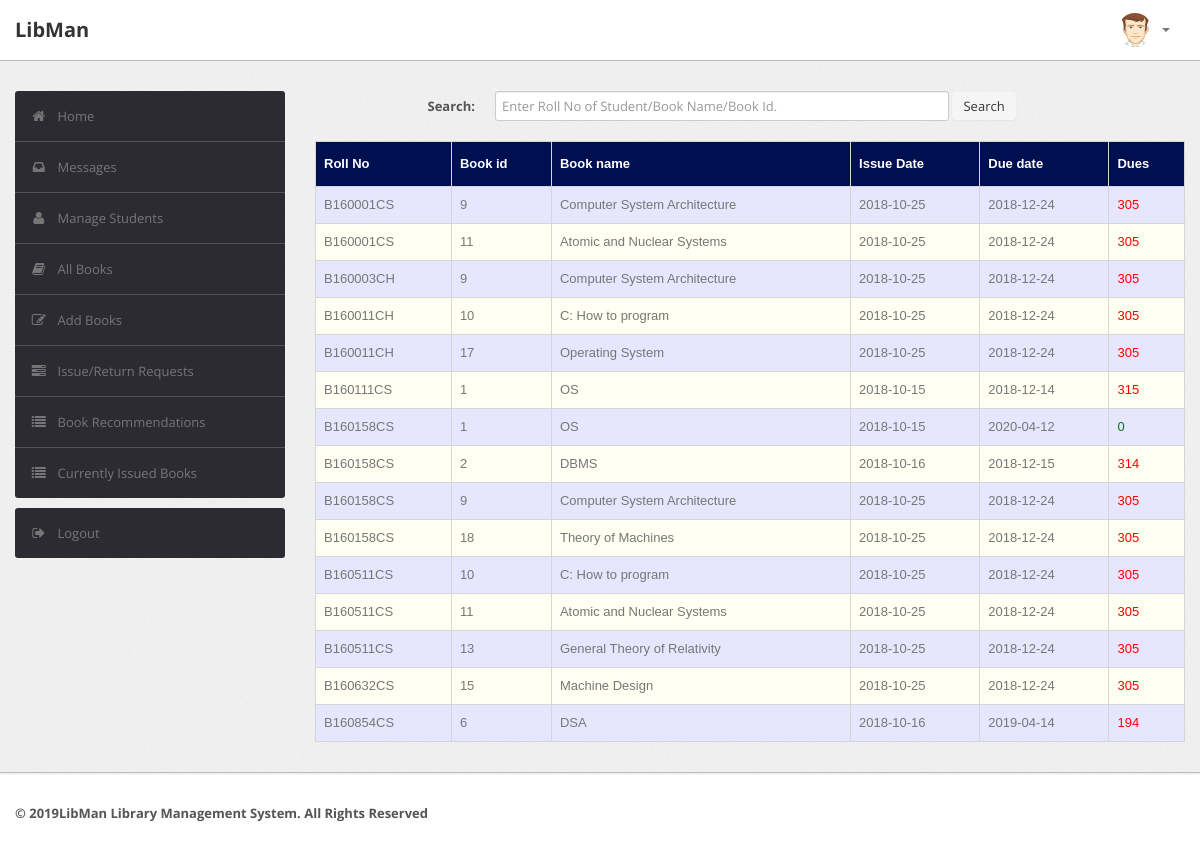
The app's page /admin/current.php (signed in) with its own data.
### tables this page shows
CREATE TABLE `record` (
  `RollNo` varchar(50) NOT NULL,
  `BookId` int(10) NOT NULL,
  `Date_of_Issue` date DEFAULT NULL,
  `Due_Date` date DEFAULT NULL,
  `Date_of_Return` date DEFAULT NULL,
  `Dues` int(10) DEFAULT NULL,
  `Renewals_left` int(10) DEFAULT NULL,
  `Time` time DEFAULT NULL,
  PRIMARY KEY (`RollNo`,`BookId`),
  KEY `BookId` (`BookId`),
  CONSTRAINT `record_ibfk_1` FOREIGN KEY (`RollNo`) REFERENCES `user` (`RollNo`),
  CONSTRAINT `record_ibfk_2` FOREIGN KEY (`BookId`) REFERENCES `book` (`BookId`)
);

CREATE TABLE `book` (
  `BookId` int(10) NOT NULL,
  `Title` varchar(50) DEFAULT NULL,
  `Publisher` varchar(50) DEFAULT NULL,
  `Year` varchar(50) DEFAULT NULL,
  `Availability` int(5) DEFAULT NULL
);

### admin/current.php (the view, shortened to what this page needs)
<?php
require('dbconn.php');
?>
<?php
if ($_SESSION['RollNo']) {
    ?>
<!DOCTYPE html>
<html lang="en">
    <head>
        <link type="text/css" href="bootstrap/css/bootstrap.min.css" rel="stylesheet">
        <link type="text/css" href="bootstrap/css/bootstrap-responsive.min.css" rel="stylesheet">
        <link type="text/css" href="css/theme.css" rel="stylesheet">
        <link type="text/css" href="images/icons/css/font-awesome.css" rel="stylesheet">
    </head>
    <body>
        <div class="navbar navbar-fixed-top">
            <div class="navbar-inner">
                <div class="container">
                        <a class="brand" href="index.php">LibMan </a>
                    <div class="nav-collapse collapse navbar-inverse-collapse">
                        <ul class="nav pull-right">
                            <li class="nav-user dropdown"><a href="#" class="dropdown-toggle" data-toggle="dropdown">
                                <img src="images/user.png" class="nav-avatar" />
                                <b class="caret"></b></a>
                            </li>
                        </ul>
                    </div>
                </div>
            </div>
        </div>
        <div class="wrapper">
            <div class="container">
                <div class="row">
                    <div class="span3">
                        <div class="sidebar">
                            <ul class="widget widget-menu unstyled">
                                <li class="active"><a href="index.php"><i class="menu-icon icon-home"></i>Home
                                </a></li>
                                 <li><a href="message.php"><i class="menu-icon icon-inbox"></i>Messages</a>
                                </li>
                                <li><a href="student.php"><i class="menu-icon icon-user"></i>Manage Students </a>
                                </li>
                                <li><a href="book.php"><i class="menu-icon icon-book"></i>All Books </a></li>
                                <li><a href="addbook.php"><i class="menu-icon icon-edit"></i>Add Books </a></li>
                                <li><a href="requests.php"><i class="menu-icon icon-tasks"></i>Issue/Return Requests </a></li>
                                <li><a href="recommendations.php"><i class="menu-icon icon-list"></i>Book Recommendations </a></li>
                                <li><a href="current.php"><i class="menu-icon icon-list"></i>Currently Issued Books </a></li>
                            </ul>
                            <ul class="widget widget-menu unstyled">
                                <li><a href="logout.php"><i class="menu-icon icon-signout"></i>Logout </a></li>
                            </ul>
                        </div>
                    </div>
                    <div class="span9">
                        <form class="form-horizontal row-fluid" action="current.php" method="post">
                                        <div class="control-group">
                                            <label class="control-label" for="Search"><b>Search:</b></label>
                                            <div class="controls">
                                                <input type="text" id="title" name="title" placeholder="Enter Roll No of Student/Book Name/Book Id." class="span8" required>
                                                <button type="submit" name="submit"class="btn">Search</button>
                                            </div>
                                        </div>
                                    </form>
                                    <br>
                                    <?php
                                    if(isset($_POST['submit']))
                                        {$s=$_POST['title'];
                                            $sql="select record.BookId,RollNo,Title,Due_Date,Date_of_Issue,datediff(curdate(),Due_Date) as x from LMS.record,LMS.book where (Date_of_Issue is NOT NULL and Date_of_Return is NULL and book.Bookid = record.BookId) and (RollNo='$s' or record.BookId='$s' or Title like '%$s%')";
                                        }
                                    else
                                        $sql="select record.BookId,RollNo,Title,Due_Date,Date_of_Issue,datediff(curdate(),Due_Date) as x from LMS.record,LMS.book where Date_of_Issue is NOT NULL and Date_of_Return is NULL and book.Bookid = record.BookId";
                                    $result=$conn->query($sql);
                                    $rowcount=mysqli_num_rows($result);
                                    if(!($rowcount))
                                        echo "<br><center><h2><b><i>No Results</i></b></h2></center>";
                                    else
                                    {
                                    ?>
                        <table class="table" id = "tables">
                                  <thead>
                                    <tr>
                                      <th>Roll No</th>
                                      <th>Book id</th>
                                      <th>Book name</th>
                                      <th>Issue Date</th>
                                      <th>Due date</th>
                                      <th>Dues</th>
                                    </tr>
                                  </thead>
                                  <tbody>
                                <?php
                            while($row=$result->fetch_assoc())
                            {
                                $rollno=$row['RollNo'];
                                $bookid=$row['BookId'];
                                $name=$row['Title'];
                                $issuedate=$row['Date_of_Issue'];
                                $duedate=$row['Due_Date'];
                                $dues=$row['x'];
                            ?>
                                    <tr>
                                      <td><?php echo strtoupper($rollno) ?></td>
                                      <td><?php echo $bookid ?></td>
                                      <td><?php echo $name ?></td>
                                      <td><?php echo $issuedate ?></td>
                                      <td><?php echo $duedate ?></td>
                                      <td><?php if($dues > 0)
                                                  echo "<font color='red'>".$dues."</font>";
                                                else
                                                  echo "<font color='green'>0</font>";
                                              ?>
                                    </tr>
                            <?php }} ?>
                                    </tbody>
                                </table>
                    </div>
                </div>
            </div>
        </div>
<div class="footer">
            <div class="container">
                <b class="copyright">&copy; 2019LibMan Library Management System. All Rights Reserved
            </div>
        </div>
    </body>
</html>
<?php }
else {
    echo "<script type='text/javascript'>alert('Access Denied!!!')</script>";
} ?>

### admin/css/theme.css (style rules this page uses)
#tables { font-family: "Trebuchet MS", Arial, Helvetica, sans-serif; border-collapse: collapse; width: 100%; }
#tables td, #tables th { border: 1px solid #ddd; padding: 8px; }
#tables tr:nth-child(even) { background-color: #fffff2; }
#tables tr:nth-child(odd) { background-color: #e6e6ff; }
#tables th { padding-top: 12px; padding-bottom: 12px; text-align: left; background-color: #000F50; color: white; }
body { font-size: 13px; font-family: 'Open Sans', Arial, sans-serif; background: #fff; color: #777 }
strong, b { color: #555 }
.wrapper { background: url(../images/bg.png) #eee; border-bottom: 1px solid #bbb; -webkit-box-shadow: 0 1px 2px rgba(0,0,0,0.1); -moz-box-shadow: 0 1px 2px rgba(0,0,0,0.1); box-shadow: 0 1px 2px rgba(0,0,0,0.1); padding: 30px 0 }
.footer { color: #999; padding: 30px 0 60px }
form { margin: 0 }
select, textarea, input[type="text"], input[type="password"], input[type="datetime"], input[type="datetime-local"], input[type="date"], input[type="month"], input[type="time"], input[type="week"], input[type="number"], input[type="email"], input[type="url"], input[type="search"], input[type="tel"], input[type="color"], .uneditable-input, label, input, button, select, textarea { -webkit-border-radius: 3px; -moz-border-radius: 3px; border-radius: 3px; font-size: 13px; font-family: 'Open Sans', Tahoma, Arial, sans-serif }
body [class^="icon-"], body [class*=" icon-"] { font-size: 14px; line-height: 20px; height: 20px }
.form-horizontal .control-group, .form-vertical .control-group { margin-bottom: 0 }
.navbar { position: static!important; margin: 0!important }
.navbar .navbar-inner { background: #fff; border-bottom: 1px solid #bbb; -webkit-box-shadow: 0 1px 2px rgba(0,0,0,0.15); -moz-box-shadow: 0 1px 2px rgba(0,0,0,0.15); box-shadow: 0 1px 2px rgba(0,0,0,0.15) }
.navbar .brand { color: #333; font-weight: bold; font-size: 20px; margin-right: 20px; padding: 20px }
.navbar .nav>li>a { padding: 20px 15px; font-weight: bold; color: #777 }
.nav-user>a { height: 20px }
.nav-avatar { width: 34px; height: 34px; margin: -7px 5px 0 0; -webkit-border-radius: 50%; -moz-border-radius: 50%; border-radius: 50% }
.btn, .btn-box { -webkit-border-radius: 3px; -moz-border-radius: 3px; border-radius: 3px }
.btn { font-size: 13px; font-weight: 600 }
.btn { display: inline-block; margin-bottom: 0; font-weight: 400; text-align: center; vertical-align: middle; cursor: pointer; background-image: none; border: 1px solid transparent; white-space: nowrap; padding: 4px 10px; font-size: 13px; line-height: 1.42857; border-radius: 4px; -webkit-user-select: none; -moz-user-select: none; -ms-user-select: none; user-select: none }
.table { margin-bottom: 0 }
.table th, .table td { border-color: #d5d5d5!important }
.widget-menu { background: #fff; -webkit-border-radius: 3px; -moz-border-radius: 3px; border-radius: 3px; overflow: hidden }
.widget-menu a { color: #555; display: block; line-height: 20px; padding: 15px; text-decoration: none!important }
.widget-menu .menu-icon { margin-right: 10px; color: #767676; -webkit-transition: all .2s ease-in-out; -moz-transition: all .2s ease-in-out; transition: all .2s ease-in-out; }
.widget-menu>li+li { border-top: 1px solid #555 }
.widget-menu>li>a { background-color: #2d2b32; color: #767676; -webkit-transition: all .2s ease-in-out; -moz-transition: all .2s ease-in-out; transition: all .2s ease-in-out; }

### records on screen
record: RollNo "B160001CS", BookId "9", BookId.Title "Computer System Architecture", Date_of_Issue "2018-10-25", Due_Date "2018-12-24", dues "305"
record: RollNo "B160001CS", BookId "11", BookId.Title "Atomic and Nuclear Systems", Date_of_Issue "2018-10-25", Due_Date "2018-12-24", dues "305"
record: RollNo "B160003CH", BookId "9", BookId.Title "Computer System Architecture", Date_of_Issue "2018-10-25", Due_Date "2018-12-24", dues "305"
record: RollNo "B160011CH", BookId "10", BookId.Title "C: How to program", Date_of_Issue "2018-10-25", Due_Date "2018-12-24", dues "305"
record: RollNo "B160011CH", BookId "17", BookId.Title "Operating System", Date_of_Issue "2018-10-25", Due_Date "2018-12-24", dues "305"
record: RollNo "B160111CS", BookId "1", BookId.Title "OS", Date_of_Issue "2018-10-15", Due_Date "2018-12-14", dues "315"
record: RollNo "B160158CS", BookId "1", BookId.Title "OS", Date_of_Issue "2018-10-15", Due_Date "2020-04-12"
record: RollNo "B160158CS", BookId "2", BookId.Title "DBMS", Date_of_Issue "2018-10-16", Due_Date "2018-12-15", dues "314"
record: RollNo "B160158CS", BookId "9", BookId.Title "Computer System Architecture", Date_of_Issue "2018-10-25", Due_Date "2018-12-24", dues "305"
record: RollNo "B160158CS", BookId "18", BookId.Title "Theory of Machines", Date_of_Issue "2018-10-25", Due_Date "2018-12-24", dues "305"
record: RollNo "B160511CS", BookId "10", BookId.Title "C: How to program", Date_of_Issue "2018-10-25", Due_Date "2018-12-24", dues "305"
record: RollNo "B160511CS", BookId "11", BookId.Title "Atomic and Nuclear Systems", Date_of_Issue "2018-10-25", Due_Date "2018-12-24", dues "305"
record: RollNo "B160511CS", BookId "13", BookId.Title "General Theory of Relativity", Date_of_Issue "2018-10-25", Due_Date "2018-12-24", dues "305"
record: RollNo "B160632CS", BookId "15", BookId.Title "Machine Design", Date_of_Issue "2018-10-25", Due_Date "2018-12-24", dues "305"
record: RollNo "B160854CS", BookId "6", BookId.Title "DSA", Date_of_Issue "2018-10-16", Due_Date "2019-04-14", dues "194"
